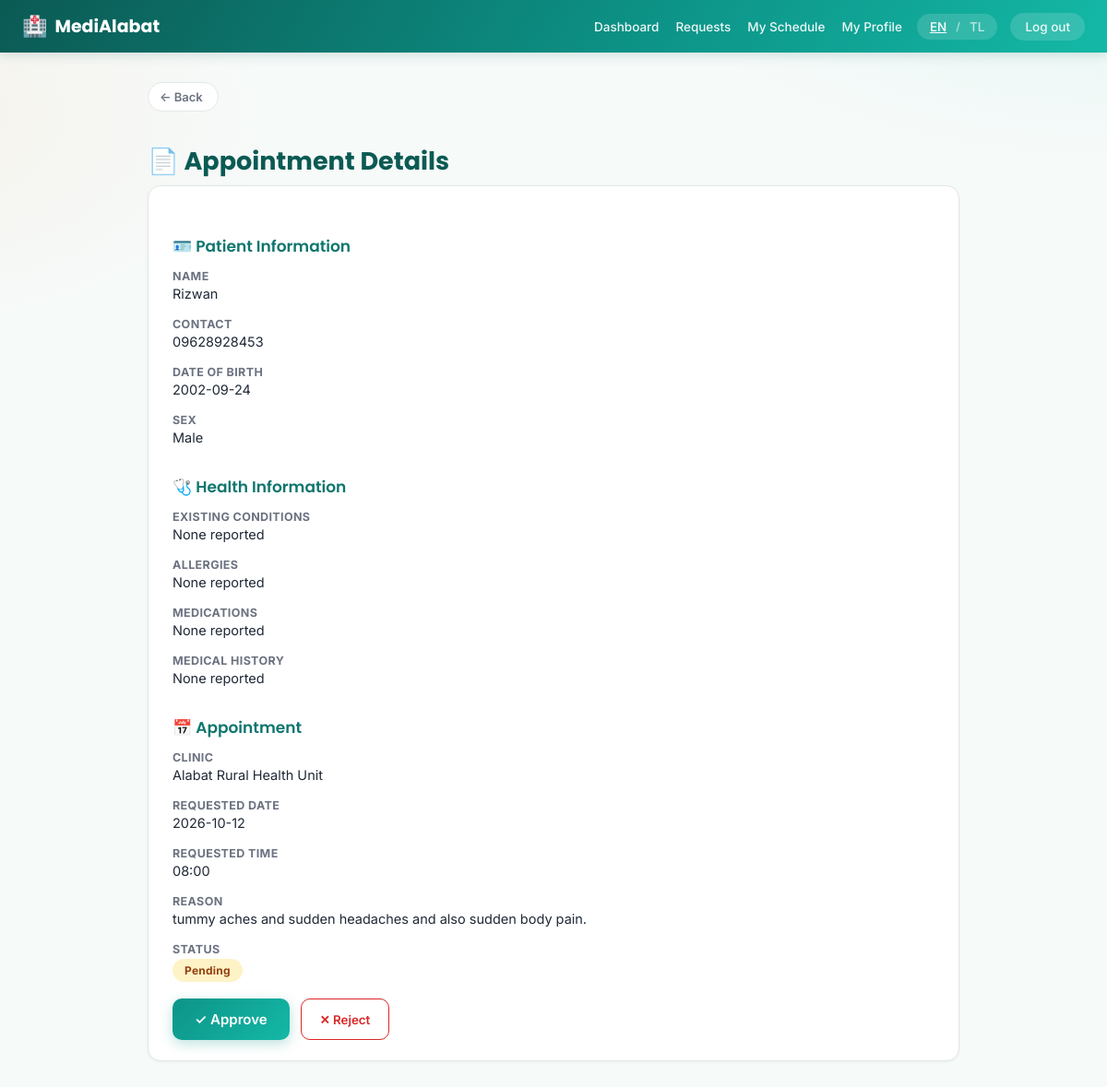
Screenshot of /staff/requests/7 (signed in) with the database file from the repository.
### tables this page shows
CREATE TABLE users (
    id INTEGER PRIMARY KEY AUTOINCREMENT,
    role TEXT NOT NULL CHECK(role IN ('patient', 'staff')),
    full_name TEXT NOT NULL,
    email TEXT UNIQUE NOT NULL,
    password_hash TEXT NOT NULL,
    contact_number TEXT,
    created_at TEXT DEFAULT CURRENT_TIMESTAMP
);

CREATE TABLE patient_profiles (
    user_id INTEGER PRIMARY KEY REFERENCES users(id) ON DELETE CASCADE,
    date_of_birth TEXT,
    address TEXT,
    sex TEXT,
    emergency_contact TEXT,
    existing_conditions TEXT,
    allergies TEXT,
    medications TEXT,
    medical_history TEXT
);

CREATE TABLE clinics (
    id INTEGER PRIMARY KEY AUTOINCREMENT,
    name TEXT NOT NULL,
    address TEXT
);

CREATE TABLE appointments (
    id INTEGER PRIMARY KEY AUTOINCREMENT,
    patient_id INTEGER NOT NULL REFERENCES users(id) ON DELETE CASCADE,
    staff_id INTEGER NOT NULL REFERENCES users(id) ON DELETE CASCADE,
    clinic_id INTEGER NOT NULL REFERENCES clinics(id),
    appt_date TEXT NOT NULL,   -- "2026-08-18"
    appt_time TEXT NOT NULL,   -- "09:00"
    reason TEXT,
    status TEXT NOT NULL DEFAULT 'Pending' CHECK(status IN ('Pending','Approved','Rejected')),
    created_at TEXT DEFAULT CURRENT_TIMESTAMP
, ai_note TEXT);

### app.py (the view, shortened to what this page needs)
@app.route("/staff/requests/<int:appt_id>", methods=["GET", "POST"])
@login_required(role="staff")
def staff_request_detail(user, appt_id):
    conn = get_db()
    appt = conn.execute(
        "SELECT a.*, c.name AS clinic_name FROM appointments a "
        "JOIN clinics c ON c.id = a.clinic_id WHERE a.id=? AND a.staff_id=?",
        (appt_id, user["id"]),
    ).fetchone()
    if not appt:
        conn.close()
        abort(404)
    patient = conn.execute("SELECT * FROM users WHERE id=?", (appt["patient_id"],)).fetchone()
    profile = conn.execute("SELECT * FROM patient_profiles WHERE user_id=?", (appt["patient_id"],)).fetchone()
    conn.close()
    return render_template("staff/request_detail.html", appt=appt, patient=patient, profile=profile)

### app.py (called while the page is built)
def current_user():
    if "user_id" not in session:
        return None
    conn = get_db()
    user = conn.execute("SELECT * FROM users WHERE id = ?", (session["user_id"],)).fetchone()
    conn.close()
    return user

def current_lang():
    return session.get("lang", DEFAULT_LANG)

@app.context_processor
def inject_globals():
    lang = current_lang()
    return {
        "current_user": current_user(),
        "current_lang": lang,
        "t": lambda key, **kwargs: _t(key, lang=lang, **kwargs),
    }

def login_required(role=None):
    def decorator(view):
        @functools.wraps(view)
        def wrapped(*args, **kwargs):
            user = current_user()
            if user is None:
                return redirect(url_for("login"))
            if role and user["role"] != role:
                abort(403)
            return view(user, *args, **kwargs)
        return wrapped
    return decorator

### db.py (called while the page is built)
def get_db():
    conn = sqlite3.connect(DB_PATH)
    conn.row_factory = sqlite3.Row
    conn.execute("PRAGMA foreign_keys = ON")
    return conn

### translations.py (called while the page is built)
def t(key, lang="en", **kwargs):
    entry = TRANSLATIONS.get(key)
    if not entry:
        return key
    text = entry.get(lang) or entry.get(DEFAULT_LANG) or key
    if kwargs:
        try:
            text = text.format(**kwargs)
        except (KeyError, IndexError):
            pass
    return text

### templates/staff/request_detail.html (shortened to what this page needs)
{% extends "base.html" %}
{% block content %}
<h1 class="fade-in">📄 {{ t('staff.details_title') }}</h1>
<div class="card fade-in">
    <h2>🪪 {{ t('staff.patient_info') }}</h2>
    <dl class="detail-list">
        <dt>{{ t('staff.name') }}</dt><dd>{{ patient.full_name }}</dd>
        <dt>{{ t('staff.contact') }}</dt><dd>{{ patient.contact_number }}</dd>
        <dt>{{ t('staff.dob') }}</dt><dd>{{ profile.date_of_birth }}</dd>
        <dt>{{ t('staff.sex') }}</dt><dd>{{ profile.sex }}</dd>
    </dl>
    <h2>🩺 {{ t('profile.health_info') }}</h2>
    <dl class="detail-list">
        <dt>{{ t('staff.conditions') }}</dt><dd>{{ profile.existing_conditions or t('profile.none_reported') }}</dd>
        <dt>{{ t('staff.allergies') }}</dt><dd>{{ profile.allergies or t('profile.none_reported') }}</dd>
        <dt>{{ t('staff.medications') }}</dt><dd>{{ profile.medications or t('profile.none_reported') }}</dd>
        <dt>{{ t('staff.history') }}</dt><dd>{{ profile.medical_history or t('profile.none_reported') }}</dd>
    </dl>
    <h2>📅 {{ t('staff.appointment') }}</h2>
    <dl class="detail-list">
        <dt>{{ t('wizard.clinic') }}</dt><dd>{{ appt.clinic_name }}</dd>
        <dt>{{ t('staff.requested_date') }}</dt><dd>{{ appt.appt_date }}</dd>
        <dt>{{ t('staff.requested_time') }}</dt><dd>{{ appt.appt_time }}</dd>
        <dt>{{ t('staff.reason') }}</dt><dd>{{ appt.reason }}</dd>
        <dt>{{ t('staff.status') }}</dt><dd><span class="status status-{{ appt.status|lower }}">{{ t('status.' ~ appt.status|lower) }}</span></dd>
    </dl>
    {% if appt.status == 'Pending' %}
    <form method="POST" class="button-row">
        <button type="submit" name="decision" value="approve" class="btn-primary">✓ {{ t('staff.approve') }}</button>
        <button type="submit" name="decision" value="reject" class="btn-danger">✕ {{ t('staff.reject') }}</button>
    </form>
    {% endif %}
</div>
{% endblock %}

### static/style.css (style rules this page uses)
:root { --primary: #0d9488; --primary-dark: #0f766e; --primary-darker: #0b5a54; --accent: #2dd4bf; --accent-warm: #fb923c; --bg: #f6faf9; --card-bg: #ffffff; --text: #1f2937; --muted: #6b7280; --danger: #dc2626; --border: #e2e8e7; --radius: 14px; --radius-lg: 20px; --shadow-sm: 0 1px 3px rgba(15, 23, 42, 0.06); --shadow-md: 0 8px 24px rgba(13, 148, 136, 0.10); --shadow-lg: 0 16px 40px rgba(13, 148, 136, 0.16); }
* { box-sizing: border-box; overflow-wrap: break-word; }
body { margin: 0; font-family: 'Inter', system-ui, -apple-system, sans-serif; background: radial-gradient(900px 500px at 100% -10%, rgba(45, 212, 191, 0.10), transparent 60%), radial-gradient(700px 400px at -10% 10%, rgba(251, 146, 60, 0.07), transparent 60%), var(--bg); background-attachment: fixed; color: var(--text); -webkit-font-smoothing: antialiased; }
h1, h2, h3, .brand, .brand-lg { font-family: 'Poppins', 'Inter', system-ui, sans-serif; }
.fade-in { animation: fadeInUp 0.35s ease both; }
h1 { font-size: 27px; margin-bottom: 6px; font-weight: 700; color: var(--primary-darker); }
h2 { font-size: 17px; margin-top: 30px; margin-bottom: 12px; color: var(--primary-dark); font-weight: 600; }
.card { background: var(--card-bg); border: 1px solid var(--border); border-radius: var(--radius); padding: 22px 26px; margin-bottom: 20px; box-shadow: var(--shadow-sm); transition: box-shadow 0.2s ease, transform 0.2s ease; }
button { font-family: inherit; cursor: pointer; }
.btn-primary { background: linear-gradient(135deg, var(--primary), #14b8a6); color: white; border: none; padding: 13px 24px; border-radius: 10px; font-size: 15px; font-weight: 600; display: inline-block; text-align: center; box-shadow: 0 4px 14px rgba(13, 148, 136, 0.28); transition: transform 0.15s ease, box-shadow 0.15s ease; }
.btn-danger { background: white; color: var(--danger); border: 1.5px solid var(--danger); padding: 12px 20px; border-radius: 10px; font-weight: 600; transition: background 0.15s ease; }
.button-row { display: flex; gap: 12px; margin-top: 16px; flex-wrap: wrap; }
.detail-list { display: grid; grid-template-columns: 1fr; row-gap: 3px; margin: 0; }
.detail-list dt { color: var(--muted); font-size: 12.5px; font-weight: 700; text-transform: uppercase; letter-spacing: 0.03em; overflow-wrap: break-word; margin-top: 12px; }
.detail-list dt:first-of-type { margin-top: 0; }
.detail-list dd { margin: 0 0 2px; overflow-wrap: break-word; font-size: 14.5px; }
.status { display: inline-block; padding: 5px 13px; border-radius: 20px; font-size: 12px; font-weight: 700; letter-spacing: 0.02em; }
.status-pending { background: #fef3c7; color: #92400e; }

### rows the page displays
users: full_name "Rizwan", contact_number "09628928453"
patient_profiles: date_of_birth "2002-09-24", sex "Male"
clinics: clinic_name "Alabat Rural Health Unit"
appointments: appt_date "2026-10-12", appt_time "08:00", reason "tummy aches and sudden headaches and also sudden body pain.", status "Pending"

### other values shown
{{ t('nav.dashboard') }} "Dashboard"
{{ t('nav.requests') }} "Requests"
{{ t('nav.my_schedule') }} "My Schedule"
{{ t('nav.my_profile') }} "My Profile"
{{ t('nav.logout') }} "Log out"
{{ t('nav.back') }} "Back"
{{ t('staff.details_title') }} "Appointment Details"
{{ t('staff.patient_info') }} "Patient Information"
{{ t('staff.name') }} "NAME"
{{ t('staff.contact') }} "CONTACT"
{{ t('staff.dob') }} "DATE OF BIRTH"
{{ t('staff.sex') }} "SEX"
{{ t('profile.health_info') }} "Health Information"
{{ t('staff.conditions') }} "EXISTING CONDITIONS"
{{ profile.existing_conditions or t('profile.none_reported') }} "None reported"
